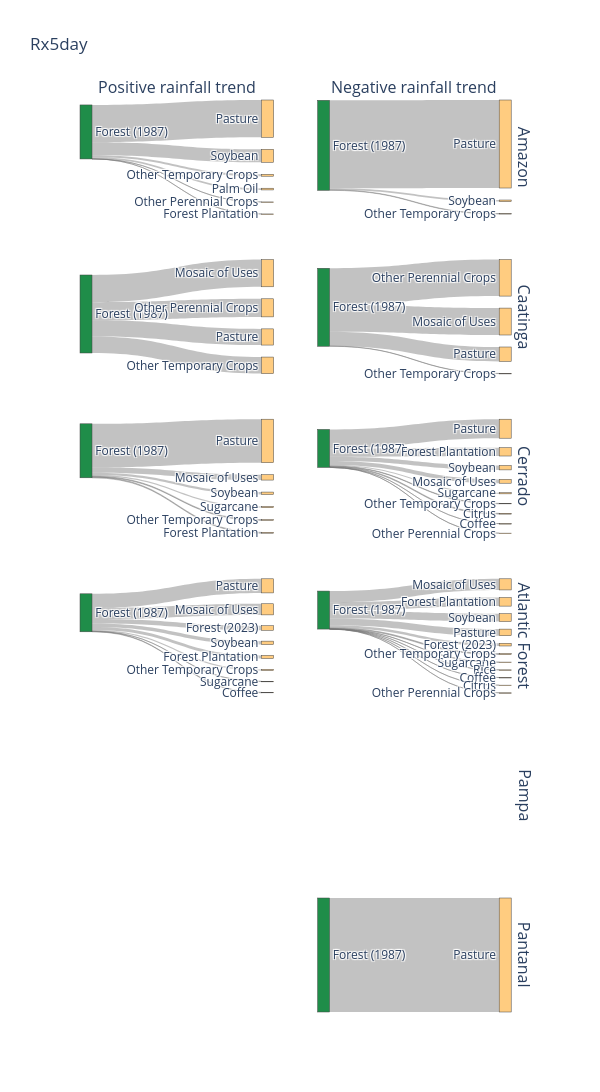

The code cell stored with this chart in its notebook:
### Code cell
fig.update_layout(
    title="R99pTOT",
    height=200 * len(biomes),
    width=600,
    font_size=12
)

fig.show()

### Figure 1 — Plotly figure (JSON) as saved in the notebook; plotly's stock layout.template omitted (floating-point values rounded to 4 significant figures)
{"data": [{"domain": {"x": [0, 0.44], "y": [0.875, 1]}, "link": {"color": "rgba(120,120,120,0.45)", "source": [0, 0, 0, 0, 0, 0], "target": [1, 2, 3, 4, 5, 6], "value": [4105.0, 1422.0, 211.3, 189.5, 1.271, 5.379]}, "node": {"color": ["#1f8d49", "#ffcc80", "#ffcc80", "#ffcc80", "#ffcc80", "#ffcc80", "#ffcc80"], "label": ["Forest (1987)", "Pasture", "Soybean", "Other Temporary Crops", "Palm Oil", "Other Perennial Crops", "Forest Plantation"], "pad": 12, "thickness": 12}, "type": "sankey"}, {"domain": {"x": [0.54, 0.98], "y": [0.875, 1]}, "link": {"color": "rgba(120,120,120,0.45)", "source": [0, 0, 0], "target": [1, 2, 3], "value": [1119.0, 19.84, 5.386]}, "node": {"color": ["#1f8d49", "#ffcc80", "#ffcc80", "#ffcc80"], "label": ["Forest (1987)", "Pasture", "Soybean", "Other Temporary Crops"], "pad": 12, "thickness": 12}, "type": "sankey"}, {"domain": {"x": [0, 0.44], "y": [0.7, 0.825]}, "link": {"color": "rgba(120,120,120,0.45)", "source": [0, 0, 0, 0], "target": [1, 2, 3, 4], "value": [39.18, 40.05, 43.79, 65.85]}, "node": {"color": ["#1f8d49", "#ffcc80", "#ffcc80", "#ffcc80", "#ffcc80"], "label": ["Forest (1987)", "Pasture", "Other Temporary Crops", "Other Perennial Crops", "Mosaic of Uses"], "pad": 12, "thickness": 12}, "type": "sankey"}, {"domain": {"x": [0.54, 0.98], "y": [0.7, 0.825]}, "link": {"color": "rgba(120,120,120,0.45)", "source": [0, 0, 0, 0], "target": [1, 2, 3, 4], "value": [68.96, 0.9599, 174.8, 128.9]}, "node": {"color": ["#1f8d49", "#ffcc80", "#ffcc80", "#ffcc80", "#ffcc80"], "label": ["Forest (1987)", "Pasture", "Other Temporary Crops", "Other Perennial Crops", "Mosaic of Uses"], "pad": 12, "thickness": 12}, "type": "sankey"}, {"domain": {"x": [0, 0.44], "y": [0.525, 0.65]}, "link": {"color": "rgba(120,120,120,0.45)", "source": [0, 0, 0, 0, 0, 0], "target": [1, 2, 3, 4, 5, 6], "value": [1539.0, 86.37, 39.29, 27.12, 28.71, 190.2]}, "node": {"color": ["#1f8d49", "#ffcc80", "#ffcc80", "#ffcc80", "#ffcc80", "#ffcc80", "#ffcc80"], "label": ["Forest (1987)", "Pasture", "Soybean", "Sugarcane", "Other Temporary Crops", "Forest Plantation", "Mosaic of Uses"], "pad": 12, "thickness": 12}, "type": "sankey"}, {"domain": {"x": [0.54, 0.98], "y": [0.525, 0.65]}, "link": {"color": "rgba(120,120,120,0.45)", "source": [0, 0, 0, 0, 0, 0, 0, 0, 0], "target": [1, 2, 3, 4, 5, 6, 7, 8, 9], "value": [1307.0, 301.4, 77.98, 32.43, 2.511, 54.66, 3.603, 571.9, 262.8]}, "node": {"color": ["#1f8d49", "#ffcc80", "#ffcc80", "#ffcc80", "#ffcc80", "#ffcc80", "#ffcc80", "#ffcc80", "#ffcc80", "#ffcc80"], "label": ["Forest (1987)", "Pasture", "Soybean", "Sugarcane", "Other Temporary Crops", "Coffee", "Citrus", "Other Perennial Crops", "Forest Plantation", "Mosaic of Uses"], "pad": 12, "thickness": 12}, "type": "sankey"}, {"domain": {"x": [0, 0.44], "y": [0.35, 0.475]}, "link": {"color": "rgba(120,120,120,0.45)", "source": [0, 0, 0, 0, 0, 0, 0, 0], "target": [1, 2, 3, 4, 5, 6, 7, 8], "value": [90.07, 21.81, 0.8935, 6.917, 3.026, 19.93, 71.02, 29.0]}, "node": {"color": ["#1f8d49", "#ffcc80", "#ffcc80", "#ffcc80", "#ffcc80", "#ffcc80", "#ffcc80", "#ffcc80", "#ffcc80"], "label": ["Forest (1987)", "Pasture", "Soybean", "Sugarcane", "Other Temporary Crops", "Coffee", "Forest Plantation", "Mosaic of Uses", "Forest (2023)"], "pad": 12, "thickness": 12}, "type": "sankey"}, {"domain": {"x": [0.54, 0.98], "y": [0.35, 0.475]}, "link": {"color": "rgba(120,120,120,0.45)", "source": [0, 0, 0, 0, 0, 0, 0, 0, 0, 0, 0], "target": [1, 2, 3, 4, 5, 6, 7, 8, 9, 10, 11], "value": [962.6, 1141.0, 21.99, 4.714, 134.3, 10.98, 4.522, 1.615, 1254.0, 1629.0, 392.1]}, "node": {"color": ["#1f8d49", "#ffcc80", "#ffcc80", "#ffcc80", "#ffcc80", "#ffcc80", "#ffcc80", "#ffcc80", "#ffcc80", "#ffcc80", "#ffcc80", "#ffcc80"], "label": ["Forest (1987)", "Pasture", "Soybean", "Sugarcane", "Rice", "Other Temporary Crops", "Coffee", "Citrus", "Other Perennial Crops", "Forest Plantation", "Mosaic of Uses", "Forest (2023)"], "pad": 12, "thickness": 12}, "type": "sankey"}, {"domain": {"x": [0.54, 0.98], "y": [0, 0.125]}, "link": {"color": "rgba(120,120,120,0.45)", "source": [0], "target": [1], "value": [22.24]}, "node": {"color": ["#1f8d49", "#ffcc80"], "label": ["Forest (1987)", "Pasture"], "pad": 12, "thickness": 12}, "type": "sankey"}], "layout": {"annotations": [{"font": {"size": 16}, "showarrow": false, "text": "Positive rainfall trend", "x": 0.22, "xanchor": "center", "xref": "paper", "y": 1, "yanchor": "bottom", "yref": "paper"}, {"font": {"size": 16}, "showarrow": false, "text": "Negative rainfall trend", "x": 0.76, "xanchor": "center", "xref": "paper", "y": 1, "yanchor": "bottom", "yref": "paper"}, {"font": {"size": 16}, "showarrow": false, "text": "Amazon", "textangle": 90, "x": 0.98, "xanchor": "left", "xref": "paper", "y": 0.9375, "yanchor": "middle", "yref": "paper"}, {"font": {"size": 16}, "showarrow": false, "text": "Caatinga", "textangle": 90, "x": 0.98, "xanchor": "left", "xref": "paper", "y": 0.7625, "yanchor": "middle", "yref": "paper"}, {"font": {"size": 16}, "showarrow": false, "text": "Cerrado", "textangle": 90, "x": 0.98, "xanchor": "left", "xref": "paper", "y": 0.5875, "yanchor": "middle", "yref": "paper"}, {"font": {"size": 16}, "showarrow": false, "text": "Atlantic Forest", "textangle": 90, "x": 0.98, "xanchor": "left", "xref": "paper", "y": 0.4125, "yanchor": "middle", "yref": "paper"}, {"font": {"size": 16}, "showarrow": false, "text": "Pampa", "textangle": 90, "x": 0.98, "xanchor": "left", "xref": "paper", "y": 0.2375, "yanchor": "middle", "yref": "paper"}, {"font": {"size": 16}, "showarrow": false, "text": "Pantanal", "textangle": 90, "x": 0.98, "xanchor": "left", "xref": "paper", "y": 0.0625, "yanchor": "middle", "yref": "paper"}], "font": {"size": 12}, "height": 1200, "title": {"text": "Rx5day"}, "width": 600}}
